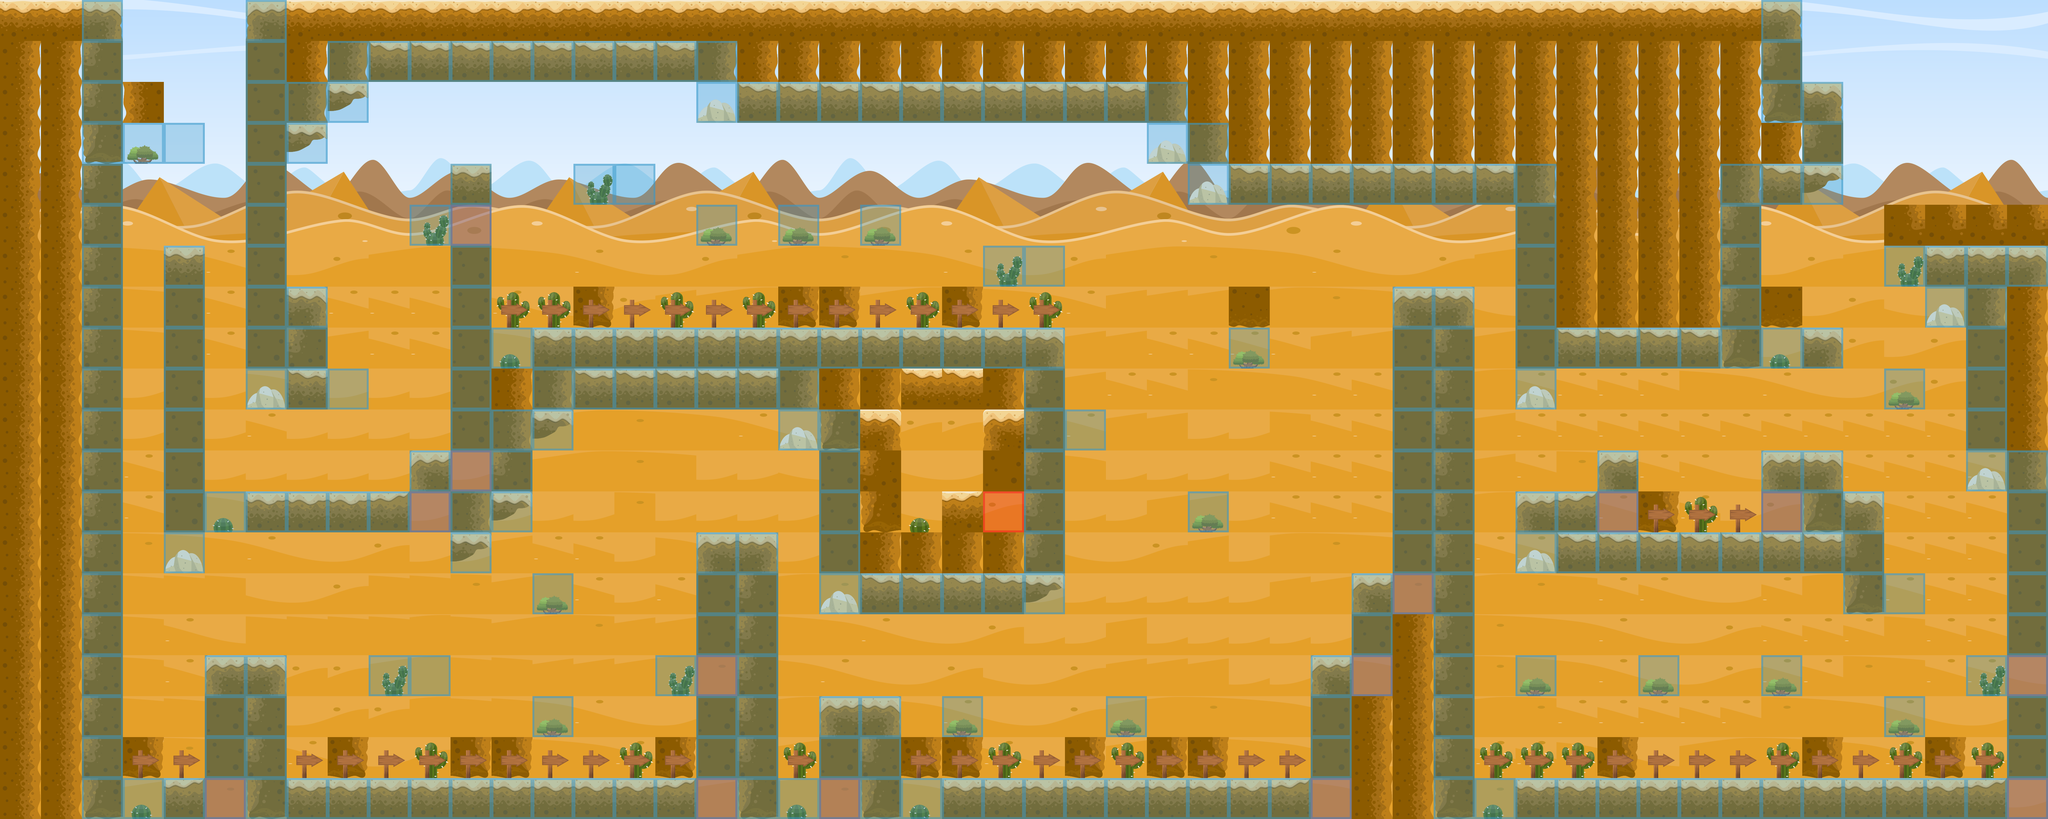

Rendered tile map (Tiled .tmx) drawn with the repository's tilesets; below, a short description and the map source with its tile grids summarised:
An orthogonal 50x20 tile map with 128x128 px tiles, 6 tile layers (background, level, colliders, death, ...), 2 tilesets.

<map version="1.0" orientation="orthogonal" renderorder="right-down" width="50" height="20" tilewidth="128" tileheight="128" nextobjectid="1">
 <tileset firstgid="1" name="Tileset" tilewidth="128" tileheight="128" spacing="1" tilecount="28">
  <image source="Tileset.png" width="908" height="515" />
 </tileset>
 <tileset firstgid="29" name="background" tilewidth="128" tileheight="128" tilecount="70">
  <image source="Background.png" width="1280" height="896" />
  <tile id="66">
   <properties>
    <property name="parallax" value="true" />
   </properties>
  </tile>
 </tileset>
 <layer name="background" width="50" height="20">
  <properties>
   <property name="draw" value="true" />
  </properties>
  <data>[1000 cells, 1000 non-empty, 69 distinct tile ids]</data>
 </layer>
 <layer name="level" width="50" height="20">
  <properties>
   <property name="draw" value="true" />
  </properties>
  <data>[1000 cells, 551 non-empty, 20 distinct tile ids]</data>
 </layer>
 <layer name="colliders" width="50" height="20">
  <properties>
   <property name="draw" value="false" />
   <property name="walkable" value="false" />
  </properties>
  <data>[1000 cells, 316 non-empty, 1 distinct tile ids]</data>
 </layer>
 <layer name="death" width="50" height="20">
  <properties>
   <property name="death" value="true" />
   <property name="draw" value="false" />
  </properties>
  <data>[1000 cells, 53 non-empty, 1 distinct tile ids]</data>
 </layer>
 <layer name="spawn" width="50" height="20">
  <properties>
   <property name="draw" value="false" />
   <property name="spawn" value="true" />
  </properties>
  <data>[1000 cells, 1 non-empty, 1 distinct tile ids]</data>
 </layer>
 <layer name="victory" width="50" height="20">
  <properties>
   <property name="draw" value="false" />
   <property name="victory" value="true" />
  </properties>
  <data>[1000 cells, 4 non-empty, 1 distinct tile ids]</data>
 </layer>
</map>